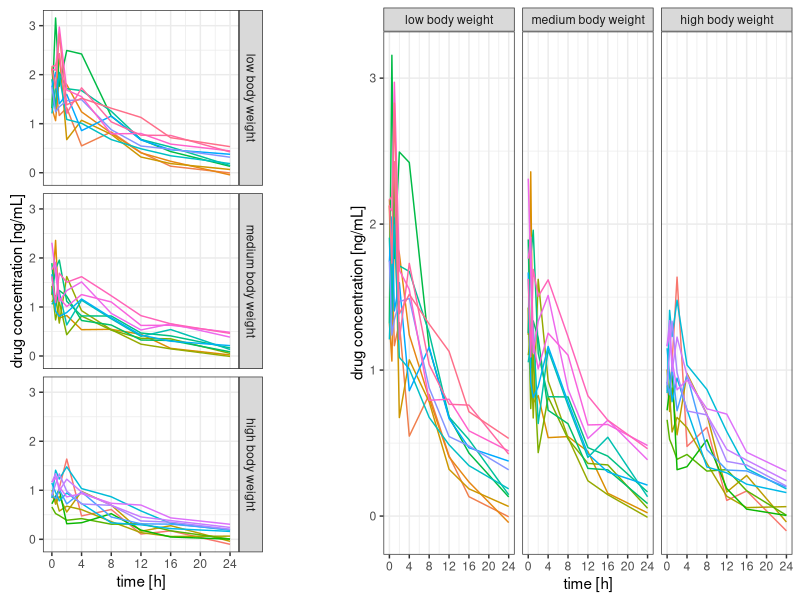
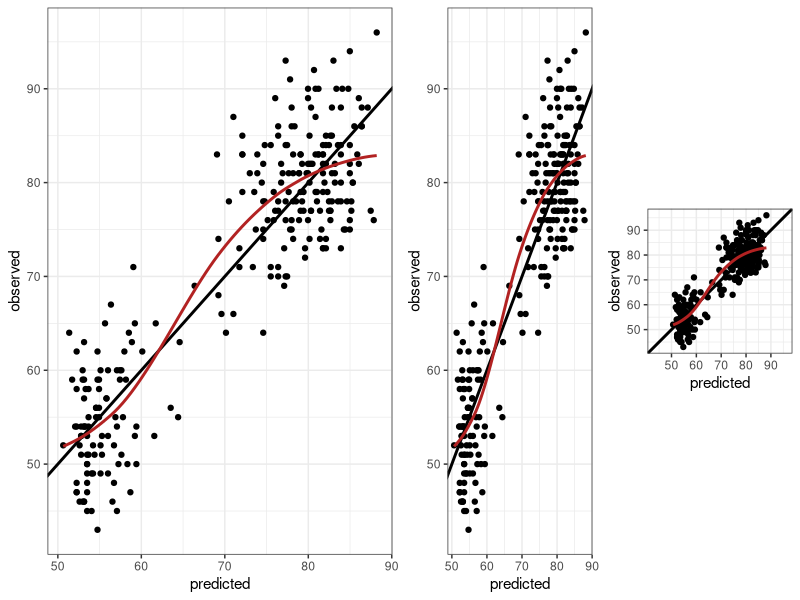
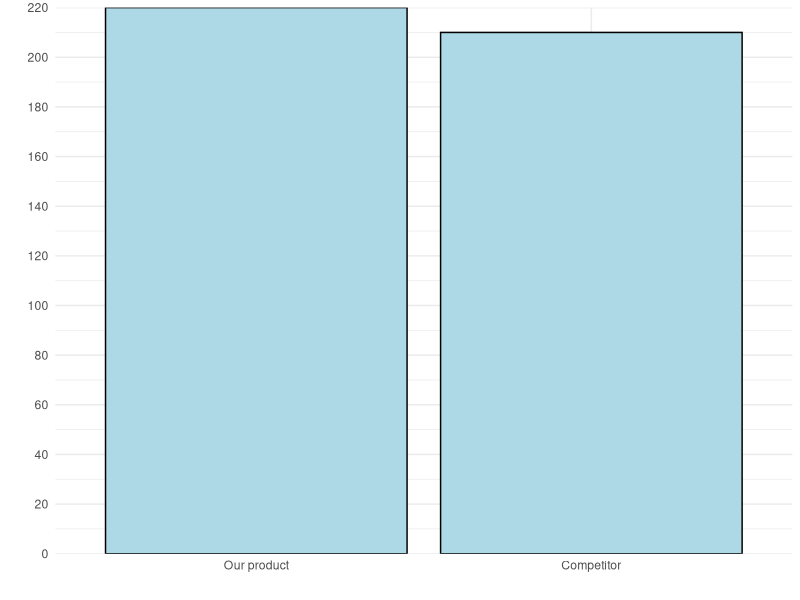
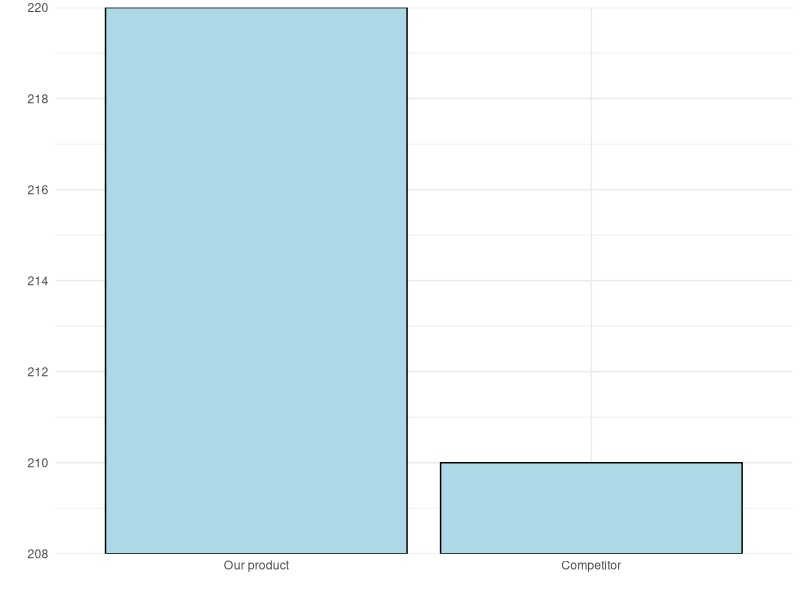
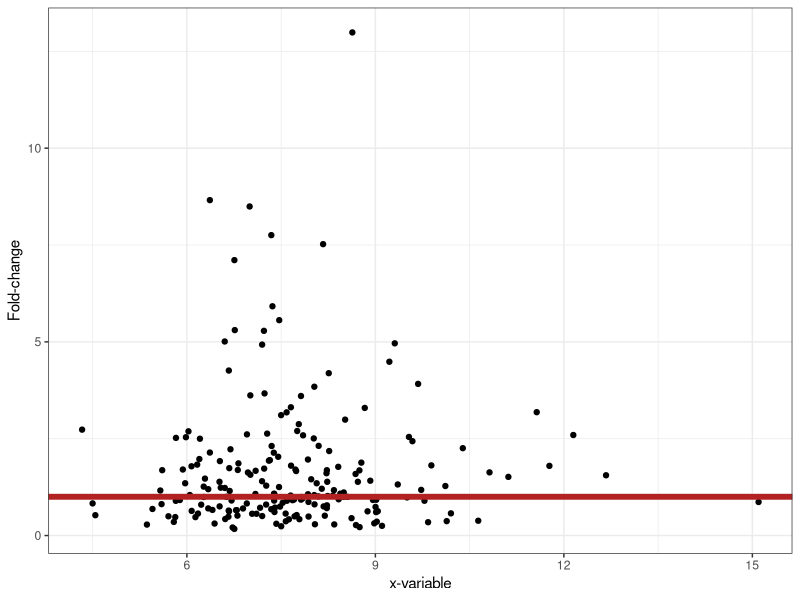
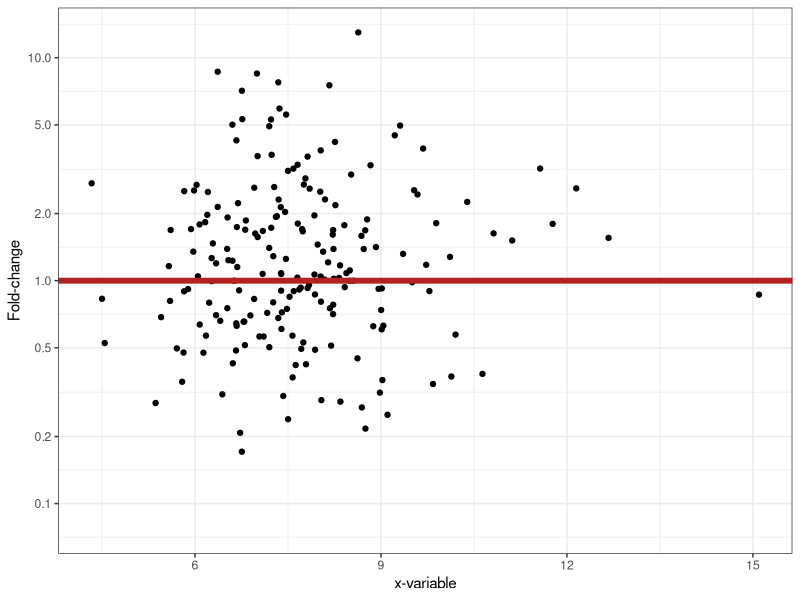
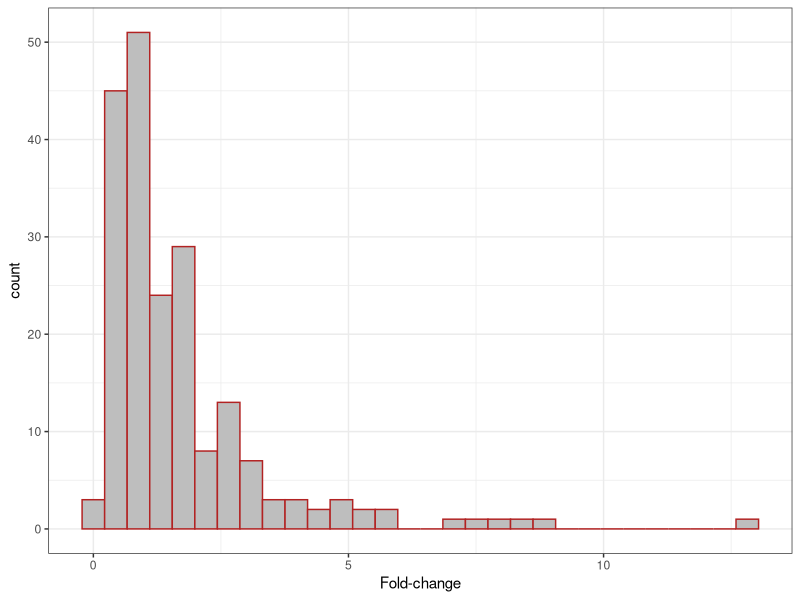
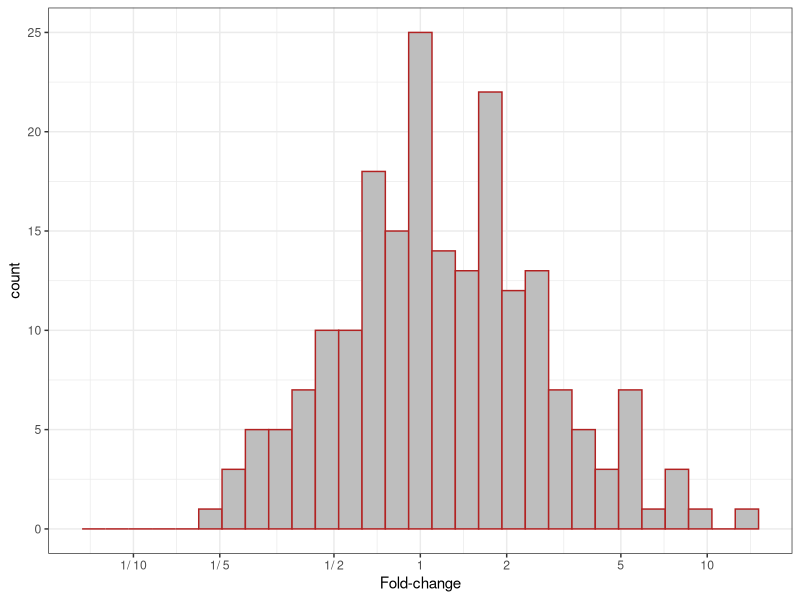

These charts were generated, in order, by the following R code:
## ---- chunk 1
# ---
# Data set creation.

set.seed(93384)

time <- c(0, 0.5, 1, 2, 4, 8, 12, 16, 24)
n <- 32 # no of subjects

data <- expand.grid(ID=1:n, time=time)

bw <- data.frame(
	ID=sort(unique(data$ID)),
	bw=rlnorm(n, log(75), sdlog=0.25)
)

bw$bw.category <- cut(bw$bw,
	breaks=quantile(bw$bw, c(0, 0.33, 0.66, 1)), 
	labels=paste(c("low", "medium", "high"), "body weight"), 
	include.lowest=TRUE)

data <- merge(data, bw)

data <- data[order(data$ID, data$time), ]

# Simulate drug concentrations as a function of body weight.
data$conc <- 100/(data$bw^1.0)*exp(-0.085*data$time)*
	rlnorm(nrow(data), sdlog=0.25)+ # res. error
	(data$ID-mean(data$ID))/mean(data$ID)/4 # r. eff

# ---
# Visualisation.
library(ggplot2)

gg <- list()

data$ID <- factor(data$ID)

gg[["3x1"]] <- ggplot(data, aes(x=time, y=conc, group=ID, color=ID)) + geom_line() 
gg[["3x1"]] <- gg[["3x1"]] + scale_x_continuous(breaks=seq(0, 24, by=4)) 
gg[["3x1"]] <- gg[["3x1"]] + theme_bw() + xlab("time [h]") + ylab("drug concentration [ng/mL]")
gg[["3x1"]] <- gg[["3x1"]] + facet_grid(bw.category ~ .)
gg[["3x1"]] <- gg[["3x1"]] + theme(legend.position="none")

gg[["1x3"]] <- gg[["3x1"]] + facet_grid(. ~ bw.category)

# Add space to the rhs of the first figure for better separation in the cowplot.
gg[["3x1"]] <- gg[["3x1"]] + theme(plot.margin = unit(c(0.5, 4, 0.5, 0.5), "lines"))


# print(gg)

# ---
# Both figures into a single output figure.

library(cowplot)
plot_grid(gg[[1]], gg[[2]], rel_widths=c(1.5, 2))
## ---- chunk 2
#| message: false
#| warning: false
# Observed vs predicted (any data with comparable x and y will do).

# ---
# Data set.
# Old Faithful Geyser (Yellowstone) data set with eruption duration
#   and waiting time to the next eruption (both in minutes).
data <- data.frame(
	x=faithful$eruptions,
	y=faithful$waiting
)

# ---
# Regression model fit.
fit <- lm(y ~ x, data=data)

# Addition of predicted values to the data set.
data$pred <- predict(fit)

# Range of y and y predicted combined.
r <- range(unlist(data[c("y", "pred")]))

# ---
# Plotting.

library(ggplot2)

gg <- ggplot(data, aes(x=pred, y=y))

# Adding the line of identity, y=x (note: plotting it first will add points on top).
gg <- gg + geom_abline(intercept=0, slope=1, color="black", linewidth=1)

# Adding points, removing grey background.
gg <- gg + geom_point() + theme_bw() 

# Adding linear OLS regression fit of y~x.
gg <- gg + geom_smooth(method="loess", color="firebrick", se=FALSE)

# Adding axis labels.
gg <- gg + xlab("predicted") + ylab("observed")

# Transpose (flip coordinates)
gg2 <- gg

# + coord_flip()

# Setting the aspect ratio to 1 (1 unit in x and y corresponds
#   to the same number of pixels).
gg3 <- gg + coord_fixed()

# Defining identical axis limits for x and y.
gg3 <- gg3 + xlim(r) + ylim(r)

# Cow (column-wise) plot, combine all figures into one.
library(cowplot)
plot_grid(gg, gg2, gg3, rel_widths=c(4, 2, 2), nrow=1)
## ---- chunk 3
#| layout-ncol: 2

library(ggplot2)
plot_data <- data.frame(type = factor(
      c("Our product", "Competitor"),
      levels = c("Our product", "Competitor")),
      value = c(220, 210))

# Original plot
ggplot(plot_data) +
      geom_col(
            mapping=aes(x=type, y=value),
            fill="lightblue",
            colour="black"
  ) +
      scale_y_continuous(breaks=seq(0, 220, by=20), expand=c(0, 0)) +
      labs(x="", y="") + theme_minimal()

# Offset the y axis
offset <- 208
ggplot(plot_data) +
      geom_col(
            mapping = aes(x=type, y=value-offset),
            fill="lightblue",
            colour="black"
  ) +
  scale_y_continuous(breaks=seq(0, 14, by=2),
                     labels=seq(0+offset, 14 + offset, by=2),
                     expand=c(0, 0)) +
      labs(x="", y="") +
      theme_minimal()
## ---- chunk 4
#| warning: false
#| message: false
#| layout-ncol: 2
# Naïve plot of y vs x. If there is no change (on average), 
# half the data are below the line of no change.
# Asymmetric view, and it depends on y/x or x/y.

set.seed(33838)
x <- data.frame(
  x=rlnorm(200, 2, 0.2),
  y=rlnorm(200, 0.2, 0.75)
)
# Add an outlier manually.
x <- rbind(x, data.frame(x=quantile(x$x, 0.8), y=max(x$y)*1.5))

# ---
# Plotting.

library(ggplot2)
# Scatterplot of y vs x.
gg <- ggplot(x, aes(x=x, y=y)) + geom_point() + theme_bw()
gg <- gg + geom_hline(yintercept=1, color="firebrick", linewidth=2)
gg <- gg + xlab("x-variable") + ylab("Fold-change")
gg

# Logarithmic axes, symmetric range (!):
xbr <- c(1/10, 1/5, 1/2, 1, 2, 5, 10)
gg <- gg + scale_y_continuous(breaks=xbr, trans="log10",
  limits=max(abs(x$y))^c(-1, 1))
print(gg)

# Second axis:
gg <- gg + scale_y_continuous(
  breaks=xbr,
  labels=paste(100*xbr, "%", sep=""),
  trans="log10",
  limits=max(abs(x$y))^c(-1, 1),
  sec.axis=sec_axis(trans=~.*1, breaks=xbr,
  labels=ifelse(xbr < 1, paste("1/", 1/xbr, sep=""), xbr))
)

# ---
# Univariate distribution (histogram).

gg <- ggplot(x, aes(x=y)) + theme_bw() + xlab("Fold-change")
gg <- gg + geom_histogram(color="firebrick", fill="gray")
print(gg)

# Symmetric range, log scale.
gg <- gg + scale_x_continuous(
  breaks=xbr,
  labels=ifelse(xbr < 1, paste("1/", 1/xbr), xbr),
  trans="log10",
  limits=max(abs(x$x))^c(-1, 1)
)
print(gg)
## ---- chunk 5
# ---
# EU stock markets, year and indices DAX, SMI, CAC, and FTSE.

# Store graphics into a list.
gg.list <- list()

# Prepare the data set (reformat EuStockMarkets that comes with R).
x <- EuStockMarkets
df <- data.frame(
    time=as.vector(time(x)),
    index=rep(colnames(x), rep(nrow(x), ncol(x))),
    value=as.vector(x),
      stringsAsFactors = TRUE
)
df$index2 <- df$index # For use with labels later.

library(ggplot2)

# Standard layout and legend.
gg <- ggplot(df, aes(x=time, y=value, group=index, color=index, label=index2))
gg <- gg + geom_line() + theme_bw()

# Nicer axis tick mark settings.
ax <- pretty(df$time, n=10)
gg <- gg + scale_x_continuous(limits=range(ax), breaks=ax)
gg <- gg + xlab("year") + ylab("Stock index")

gg.list[[1]] <- gg

# Use the last element of each time series for x,y of the label.
# Use that the last element is the first element of the reversed order,
#   and extract the first element per index by using !duplicated.
y <- df[rev(order(df$time)), ] # descending in time.
y <- y[!duplicated(y$index), ] # first entry per index
y$index2 <- y$index # Create a copy that contains formatted strings.
levels(y$index2)[levels(y$index2)=="FTSE"] <- "\n\nFTSE" 
	# Add a newline to separate FTSE from DAX.
	# Note that the factor level is modified, not the data.

# Drop the legend, move labels into figure.
gg <- gg + geom_text(data=y, hjust="left", nudge_x=0.1) 
# aes as before, nudge adds space on the lhs.
gg <- gg + theme(legend.position="none")
gg.list[[2]] <- gg

# ---
# Both figures into a single output figure.

library(cowplot)
plot_grid(gg.list[[1]], gg.list[[2]], rel_widths=c(2.25, 2))
## ---- chunk 6
# Store figures into a list.
gg.list <- list()

library(ggplot2)

x <- mpg # miles per gallon data set.
x$car <- paste(x$manufacturer, x$model)

gg <- ggplot(x, aes(x=car, y=hwy, group=car))
gg <- gg + geom_boxplot() + theme_bw() + xlab("Miles per gallon (highway)")
gg.list[["vertical orientation"]] <- gg

gg.list[["horizontal orientation"]] <- gg + coord_flip()

# ---
# Both figures into a single output figure.

library(cowplot)
plot_grid(gg.list[[1]], gg.list[[2]], rel_widths=c(2, 2.5))
## ---- chunk 7
#| fig-height: 3
# Function for data set generation.
make.data <- function(
  x=c(0, 0.5, 1, 2, 4, 8, 12, 16, 24),
  y=exp(-0.2*x) - exp(-0.21*x),
  sd=0.25, # std dev of y
  seed=4384590,
  n=50
)
{
  # Setting the random number seed for reproducibility.
  set.seed(seed)
  # Creation of x- and y-variables.
  x2 <- rep(x, n)
  y2 <- NULL
  for(i in 1:n)
    y2 <- c(y2, y*(2*(n/4-i)) + rlnorm(length(y), sd=sd))

  # Creation of an identifier for each profile.
  ID <- factor(rep(1:n, rep(length(y), n)))

  # Composition of the data set.
  df <- data.frame(PD=100*y2, time=x, ID=ID)

  # Addition of a baseline variable.
  BL <- df[df$time==0, c("ID", "PD")]
  names(BL) <- c("ID", "BL")
  df <- merge(df, BL)

  # Addition of change from baseline.
  df$Change <- df$PD - df$BL

  # Definition of treatment.
  df$trt <- ifelse(df$BL > mean(df$BL), "active", " placebo")

  return(df)
}

# Generate the data.
x <- make.data()

# ---
# Figures.

library(ggplot2)
gg <- ggplot(x, aes(x=time, y=Change, group=ID, color=ID))
gg <- gg + theme_bw()
gg <- gg + xlab("Time [h]") + ylab("Change from baseline")
gg <- gg + geom_line(linewidth=1.1) + theme(legend.position="none")
gg <- gg + facet_grid(.~trt)

# Addition of an auxiliary line at y=0.
gg2 <- gg + geom_hline(yintercept=0, linewidth=1.2)

# Symmetric y-axis limits.
gg3 <- gg2 + ylim(c(-1, 1)*max(abs(x$Change)))

# Arranging all plots into one figure.
library(cowplot)
plot_grid(gg, gg2, gg3, nrow=1)
